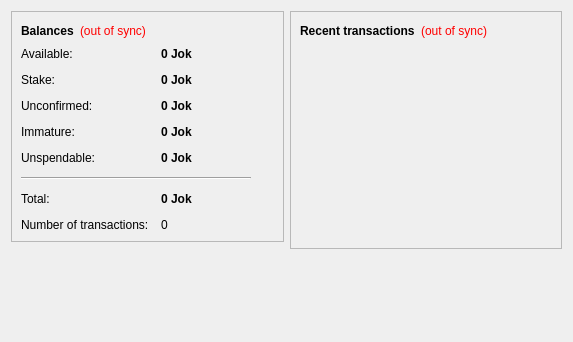
<?xml version="1.0" encoding="UTF-8"?>
<ui version="4.0">
 <class>OverviewPage</class>
 <widget class="QWidget" name="OverviewPage">
  <property name="geometry">
   <rect>
    <x>0</x>
    <y>0</y>
    <width>573</width>
    <height>342</height>
   </rect>
  </property>
  <property name="windowTitle">
   <string>Form</string>
  </property>
  <layout class="QHBoxLayout" name="horizontalLayout" stretch="1,1">
   <item>
    <layout class="QVBoxLayout" name="verticalLayout_2">
     <item>
      <widget class="QFrame" name="frame">
       <property name="frameShape">
        <enum>QFrame::StyledPanel</enum>
       </property>
       <property name="frameShadow">
        <enum>QFrame::Raised</enum>
       </property>
       <layout class="QVBoxLayout" name="verticalLayout_4">
        <item>
         <layout class="QHBoxLayout" name="horizontalLayout_4">
          <item>
           <widget class="QLabel" name="label_5">
            <property name="font">
             <font>
              <weight>75</weight>
              <bold>true</bold>
             </font>
            </property>
            <property name="text">
             <string>Balances</string>
            </property>
           </widget>
          </item>
          <item>
           <widget class="QLabel" name="labelWalletStatus">
            <property name="toolTip">
             <string>The displayed information may be out of date. Your wallet automatically synchronizes with the JokerCoin network after a connection is established, but this process has not completed yet.</string>
            </property>
            <property name="styleSheet">
             <string notr="true">QLabel { color: red; }</string>
            </property>
            <property name="text">
             <string notr="true">(out of sync)</string>
            </property>
            <property name="alignment">
             <set>Qt::AlignLeading|Qt::AlignLeft|Qt::AlignVCenter</set>
            </property>
           </widget>
          </item>
          <item>
           <spacer name="horizontalSpacer_2">
            <property name="orientation">
             <enum>Qt::Horizontal</enum>
            </property>
            <property name="sizeHint" stdset="0">
             <size>
              <width>40</width>
              <height>20</height>
             </size>
            </property>
           </spacer>
          </item>
         </layout>
        </item>
        <item>
         <layout class="QFormLayout" name="formLayout_2">
          <property name="fieldGrowthPolicy">
           <enum>QFormLayout::AllNonFixedFieldsGrow</enum>
          </property>
          <property name="horizontalSpacing">
           <number>12</number>
          </property>
          <property name="verticalSpacing">
           <number>12</number>
          </property>
          <item row="0" column="0">
           <widget class="QLabel" name="labelAvailableText">
            <property name="toolTip">
             <string>Your current available balance</string>
            </property>
            <property name="text">
             <string>Available:</string>
            </property>
           </widget>
          </item>
          <item row="0" column="1">
           <widget class="QLabel" name="labelAvailable">
            <property name="font">
             <font>
              <weight>75</weight>
              <bold>true</bold>
             </font>
            </property>
            <property name="cursor">
             <cursorShape>IBeamCursor</cursorShape>
            </property>
            <property name="toolTip">
             <string>Your current available balance</string>
            </property>
            <property name="text">
             <string notr="true">0 Jok</string>
            </property>
            <property name="alignment">
             <set>Qt::AlignLeading|Qt::AlignLeft|Qt::AlignVCenter</set>
            </property>
            <property name="textInteractionFlags">
             <set>Qt::LinksAccessibleByMouse|Qt::TextSelectableByKeyboard|Qt::TextSelectableByMouse</set>
            </property>
           </widget>
          </item>
          <item row="1" column="0">
           <widget class="QLabel" name="label_6">
            <property name="toolTip">
             <string>Total of coins that was staked, and do not yet count toward the current balance</string>
            </property>
            <property name="text">
             <string>Stake:</string>
            </property>
           </widget>
          </item>
          <item row="1" column="1">
           <widget class="QLabel" name="labelStake">
            <property name="font">
             <font>
              <weight>75</weight>
              <bold>true</bold>
             </font>
            </property>
            <property name="cursor">
             <cursorShape>IBeamCursor</cursorShape>
            </property>
            <property name="toolTip">
             <string>Total of coins that was staked, and do not yet count toward the current balance</string>
            </property>
            <property name="text">
             <string notr="true">0 Jok</string>
            </property>
            <property name="alignment">
             <set>Qt::AlignLeading|Qt::AlignLeft|Qt::AlignVCenter</set>
            </property>
            <property name="textInteractionFlags">
             <set>Qt::LinksAccessibleByMouse|Qt::TextSelectableByKeyboard|Qt::TextSelectableByMouse</set>
            </property>
           </widget>
          </item>
          <item row="2" column="0">
           <widget class="QLabel" name="label_3">
            <property name="toolTip">
             <string>Total of transactions that have yet to be confirmed, and do not yet count toward the current balance</string>
            </property>
            <property name="text">
             <string>Unconfirmed:</string>
            </property>
           </widget>
          </item>
          <item row="2" column="1">
           <widget class="QLabel" name="labelUnconfirmed">
            <property name="font">
             <font>
              <weight>75</weight>
              <bold>true</bold>
             </font>
            </property>
            <property name="cursor">
             <cursorShape>IBeamCursor</cursorShape>
            </property>
            <property name="toolTip">
             <string>Total of transactions that have yet to be confirmed, and do not yet count toward the current balance</string>
            </property>
            <property name="text">
             <string notr="true">0 Jok</string>
            </property>
            <property name="alignment">
             <set>Qt::AlignLeading|Qt::AlignLeft|Qt::AlignVCenter</set>
            </property>
            <property name="textInteractionFlags">
             <set>Qt::LinksAccessibleByMouse|Qt::TextSelectableByKeyboard|Qt::TextSelectableByMouse</set>
            </property>
           </widget>
          </item>
          <item row="3" column="0">
           <widget class="QLabel" name="labelImmatureText">
            <property name="toolTip">
             <string>Mined balance that has not yet matured</string>
            </property>
            <property name="text">
             <string>Immature:</string>
            </property>
           </widget>
          </item>
          <item row="3" column="1">
           <widget class="QLabel" name="labelImmature">
            <property name="font">
             <font>
              <weight>75</weight>
              <bold>true</bold>
             </font>
            </property>
            <property name="toolTip">
             <string>Mined balance that has not yet matured</string>
            </property>
            <property name="text">
             <string notr="true">0 Jok</string>
            </property>
            <property name="alignment">
             <set>Qt::AlignLeading|Qt::AlignLeft|Qt::AlignVCenter</set>
            </property>
            <property name="textInteractionFlags">
             <set>Qt::LinksAccessibleByMouse|Qt::TextSelectableByKeyboard|Qt::TextSelectableByMouse</set>
            </property>
           </widget>
          </item>
          <item row="4" column="0">
           <widget class="QLabel" name="labelBalanceWatchOnlyText">
            <property name="toolTip">
             <string>Your unspendable balance</string>
            </property>
            <property name="text">
             <string>Unspendable:</string>
            </property>
           </widget>
          </item>
          <item row="4" column="1">
           <widget class="QLabel" name="labelBalanceWatchOnly">
            <property name="font">
             <font>
              <weight>75</weight>
              <bold>true</bold>
             </font>
            </property>
            <property name="cursor">
             <cursorShape>IBeamCursor</cursorShape>
            </property>
            <property name="toolTip">
             <string>Your unspendable balance</string>
            </property>
            <property name="text">
             <string notr="true">0 Jok</string>
            </property>
            <property name="alignment">
             <set>Qt::AlignLeading|Qt::AlignLeft|Qt::AlignVCenter</set>
            </property>
            <property name="textInteractionFlags">
             <set>Qt::LinksAccessibleByMouse|Qt::TextSelectableByKeyboard|Qt::TextSelectableByMouse</set>
            </property>
           </widget>
          </item>
          <item row="5" column="0" colspan="2">
           <widget class="Line" name="line">
            <property name="maximumSize">
             <size>
              <width>230</width>
              <height>16777215</height>
             </size>
            </property>
            <property name="orientation">
             <enum>Qt::Horizontal</enum>
            </property>
           </widget>
          </item>
          <item row="6" column="0">
           <widget class="QLabel" name="labelTotalText">
            <property name="toolTip">
             <string>Your current total balance</string>
            </property>
            <property name="text">
             <string>Total:</string>
            </property>
           </widget>
          </item>
          <item row="6" column="1">
           <widget class="QLabel" name="labelTotal">
            <property name="font">
             <font>
              <weight>75</weight>
              <bold>true</bold>
             </font>
            </property>
            <property name="toolTip">
             <string>Your current total balance</string>
            </property>
            <property name="text">
             <string notr="true">0 Jok</string>
            </property>
            <property name="alignment">
             <set>Qt::AlignLeading|Qt::AlignLeft|Qt::AlignVCenter</set>
            </property>
            <property name="textInteractionFlags">
             <set>Qt::LinksAccessibleByMouse|Qt::TextSelectableByKeyboard|Qt::TextSelectableByMouse</set>
            </property>
           </widget>
          </item>
          <item row="7" column="0">
           <widget class="QLabel" name="label_2">
            <property name="toolTip">
             <string>Total number of transactions in wallet</string>
            </property>
            <property name="text">
             <string>Number of transactions:</string>
            </property>
           </widget>
          </item>
          <item row="7" column="1">
           <widget class="QLabel" name="labelNumTransactions">
            <property name="toolTip">
             <string>Total number of transactions in wallet</string>
            </property>
            <property name="text">
             <string notr="true">0</string>
            </property>
           </widget>
          </item>
         </layout>
        </item>
       </layout>
      </widget>
     </item>
     <item>
      <spacer name="verticalSpacer">
       <property name="orientation">
        <enum>Qt::Vertical</enum>
       </property>
       <property name="sizeHint" stdset="0">
        <size>
         <width>20</width>
         <height>40</height>
        </size>
       </property>
      </spacer>
     </item>
    </layout>
   </item>
   <item>
    <layout class="QVBoxLayout" name="verticalLayout_3">
     <item>
      <widget class="QFrame" name="frame_2">
       <property name="frameShape">
        <enum>QFrame::StyledPanel</enum>
       </property>
       <property name="frameShadow">
        <enum>QFrame::Raised</enum>
       </property>
       <layout class="QVBoxLayout" name="verticalLayout">
        <item>
         <layout class="QHBoxLayout" name="horizontalLayout_2">
          <item>
           <widget class="QLabel" name="label_4">
            <property name="text">
             <string>&lt;b&gt;Recent transactions&lt;/b&gt;</string>
            </property>
           </widget>
          </item>
          <item>
           <widget class="QLabel" name="labelTransactionsStatus">
            <property name="toolTip">
             <string>The displayed information may be out of date. Your wallet automatically synchronizes with the JokerCoin network after a connection is established, but this process has not completed yet.</string>
            </property>
            <property name="styleSheet">
             <string notr="true">QLabel { color: red; }</string>
            </property>
            <property name="text">
             <string notr="true">(out of sync)</string>
            </property>
            <property name="alignment">
             <set>Qt::AlignRight|Qt::AlignTrailing|Qt::AlignVCenter</set>
            </property>
           </widget>
          </item>
          <item>
           <spacer name="horizontalSpacer">
            <property name="orientation">
             <enum>Qt::Horizontal</enum>
            </property>
            <property name="sizeHint" stdset="0">
             <size>
              <width>40</width>
              <height>20</height>
             </size>
            </property>
           </spacer>
          </item>
         </layout>
        </item>
        <item>
         <widget class="QListView" name="listTransactions">
          <property name="styleSheet">
           <string notr="true">QListView { background: transparent; }</string>
          </property>
          <property name="frameShape">
           <enum>QFrame::NoFrame</enum>
          </property>
          <property name="verticalScrollBarPolicy">
           <enum>Qt::ScrollBarAlwaysOff</enum>
          </property>
          <property name="horizontalScrollBarPolicy">
           <enum>Qt::ScrollBarAlwaysOff</enum>
          </property>
          <property name="selectionMode">
           <enum>QAbstractItemView::NoSelection</enum>
          </property>
         </widget>
        </item>
       </layout>
      </widget>
     </item>
     <item>
      <spacer name="verticalSpacer_2">
       <property name="orientation">
        <enum>Qt::Vertical</enum>
       </property>
       <property name="sizeHint" stdset="0">
        <size>
         <width>20</width>
         <height>40</height>
        </size>
       </property>
      </spacer>
     </item>
    </layout>
   </item>
  </layout>
 </widget>
 <resources/>
 <connections/>
</ui>
